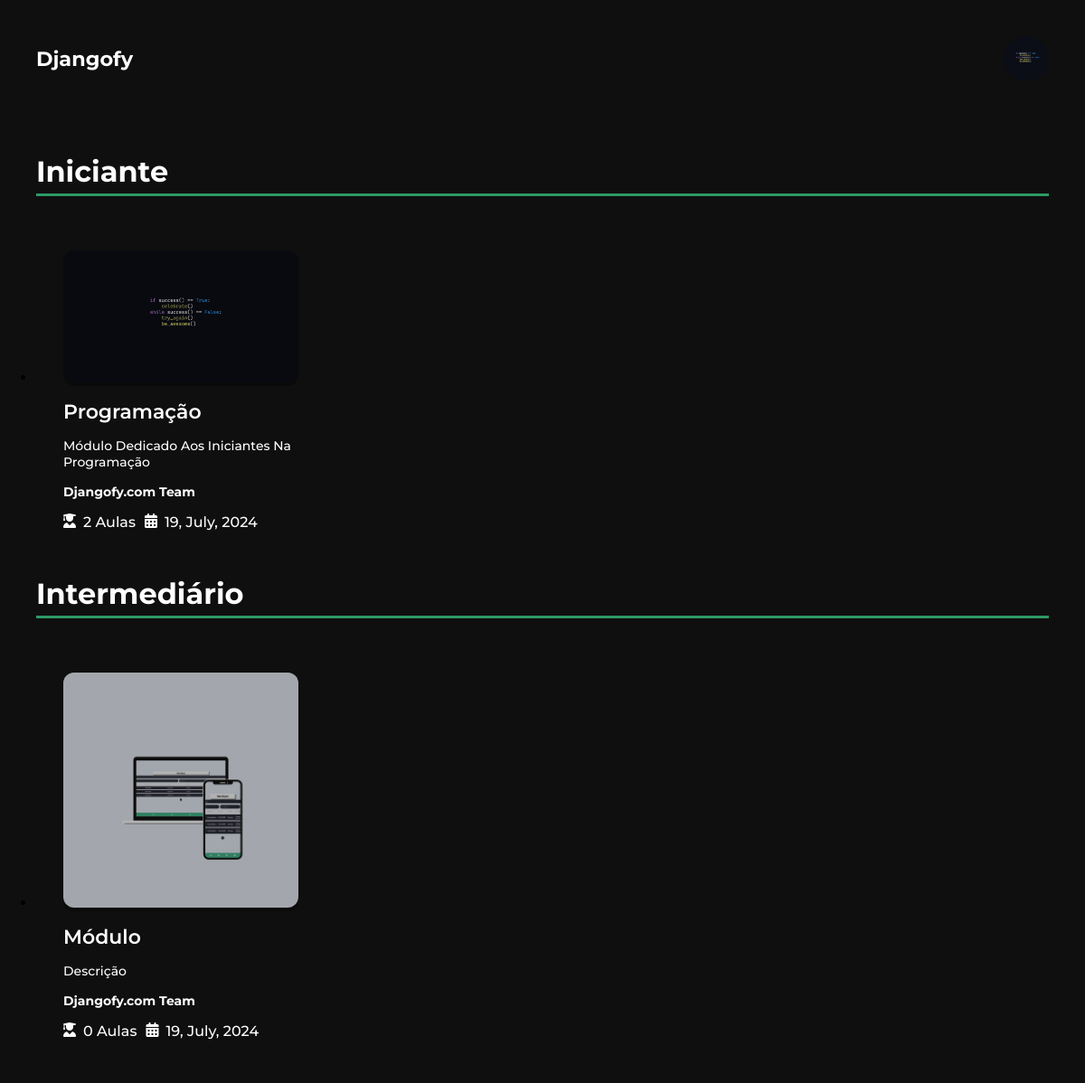
/ (signed in), run on the app's committed database.
### courseapp/models.py (models this page shows, shortened)
class UserProfile(models.Model):
    user = models.ForeignKey(User, on_delete=models.CASCADE)
    profileimg = models.ImageField(upload_to='profiles/', default='profiles/me.jpg')
    status = models.BooleanField(default=False)

class Topic(models.Model):
    title = models.CharField(max_length=200)

class Module(models.Model):
    title = models.CharField(max_length=200)
    description = models.TextField()
    image = models.ImageField(upload_to='module/',default='module/code bg.webp')
    status = models.BooleanField(default=False)
    date = models.DateTimeField(auto_now_add=True)
    classes = models.IntegerField(default=0)
    topic = models.ForeignKey('Topic', on_delete=models.CASCADE, related_name='topics')
    def formatted_date(self):
        return self.date.strftime("%d, %B, %Y")

### courseapp/views.py (the view)
# urls.py: path('', ViewHome, name='home'),
@login_required(login_url='signin')
def ViewHome(request):
    topics = Topic.objects.all()
    modules = Module.objects.all()
    user = UserProfile.objects.get(user=request.user)
    context = {
        'topics':topics,
        'modules':modules,
        'user':user,
        'STRIPE_PUBLIC_KEY':settings.STRIPE_PUBLIC_KEY
    }
    return render(request, 'home/home.html', context)

### templates/home/home.html (shortened to what this page needs)
{% load static %}
<!DOCTYPE html>
<html lang="en">
<head>
    <link rel="stylesheet" href="{% static 'css/index/style.css' %}">
    <link rel="stylesheet" href="{% static 'css/index/header.css' %}">
    <link rel="stylesheet" href="{% static 'css/index/module.css' %}">
    <link rel="stylesheet" href="https://cdn.jsdelivr.net/npm/@splidejs/splide@latest/dist/css/splide.min.css">
</head>
<body>
    {% include 'home/header.html' %}
    {% include 'home/modules.html' %}
</body>
</html>

### templates/home/header.html (shortened to what this page needs)
<header>
    <a id="logo">Djangofy</a>
    <div class="perfil">
        <div class="perfil-image">
            <img src="{{user.profileimg.url}}" alt="">
        </div>
    </div>
</header>

### templates/home/modules.html (shortened to what this page needs)
<section>
    <article>
        {% for topic in topics %}
            <p class="module-text">{{topic.title}}</p>
            <div class="splide" role="group" aria-label="Splide Basic HTML Example">
                <div class="splide__track">
                    <ul class="splide__list">
                        {% for module in topic.topics.all %}
                        <li class="splide__slide">
                            <div class="module" data-id='{{ module.id }}' id="{% if user.status %}free{% else %}{% if module.status %}stripebutton{% else %}free{% endif %}{% endif %}" data-url="{% url 'create-checkout-session' %}">
                                <div class="module-image">
                                    {% if user.status %}
                                        <img src="{{module.image.url}}" alt="">
                                        <div class="overlay"></div>
                                    {% endif %}
                                </div>
                                <p class="module-title">{{module.title}}</p>
                                <p class="module-description">{{module.description}}</p>
                                <p class="chess">Djangofy.com Team</p>
                                <div class="details">
                                    <div class="detail">
                                        <i class="fa-solid fa-user-graduate"></i>
                                        <p>{{module.videos.count}} Aulas</p>
                                    </div>
                                    <div class="detail">
                                        <i class="fa-solid fa-calendar-days"></i>
                                        <p>{{module.formatted_date}}</p>
                                    </div>
                                </div>
                            </div>
                        </li>
                        {% endfor %}
                    </ul>
                </div>
            </div>
        {% endfor %}
    </article>
</section>

### static/css/index/style.css (style rules this page uses)
* { padding: 0px; margin: 0px; box-sizing: border-box; font-family: "Montserrat", sans-serif; }
body { width: 100%; height: 100%; background-color: #0F0F0F; }
section { display: flex; flex-direction: column; gap: 50px; padding: 20px; }
section article { display: flex; flex-direction: column; gap: 20px; padding: 20px; border-radius: 12px; }

### static/css/index/header.css (style rules this page uses)
header { display: flex; justify-content: space-between; align-items: center; padding: 40px; width: 100%; background-color: #0F0F0F; }
header a#logo { color: white; font-size: 1.4em; font-weight: 700; cursor: pointer; }
header .perfil { display: flex; justify-content: center; align-items: center; gap: 12px; cursor: pointer; }
header .perfil .perfil-image { display: flex; justify-content: center; align-items: center; width: 50px; height: 50px; position: relative; }
header .perfil .perfil-image img { width: 100%; height: 100%; background-position: center; background-size: cover; object-fit: cover; object-position: center; border-radius: 50%; }

### static/css/index/module.css (style rules this page uses)
section article p.module-text { position: relative; font-size: 2em; font-weight: 700; padding-bottom: 8px; color: white; }
section article p.module-text::after { content: ''; position: absolute; width: 100%; left: 0%; bottom: 0; border-bottom: 3px solid #2D9964; }
section article .module { display: flex; flex-direction: column; gap: 15px; max-width: 300px; padding: 20px; border-radius: 12px; background-color: #0F0F0F; transition: transform 0.4s, box-shadow 0.4s; }
section article .module .module-image { position: relative; width: 100%; }
.overlay { position: absolute; width: 100%; height: 100%; bottom: 0; border-radius: 12px; background-color: rgba(0, 0, 0, 0.300); transition: 0.4s; }
section article .module .module-image img { width: 100%; object-fit: cover; object-position: center; border-radius: 12px; }
.module .module-title { color: white; font-size: 22px; font-weight: 600; }
.module .module-description { color: white; font-size: 14px; font-weight: 500; }
.chess { color: white; font-size: 14px; font-weight: 700; }
.details { display: flex; gap: 10px; }
.detail { display: flex; gap: 8px; color: white; }
.detail p { font-weight: 500; }
.splide__track { padding-top: 10px; }
.splide__slide { padding:10px; }

### data on the page
UserProfile: profileimg (picture)
Topic: title "Iniciante"
Module: image (picture), title "Programação", description "Módulo Dedicado Aos Iniciantes Na Programação", videos.count "2", formatted_date "19, July, 2024"
Topic: title "Intermediário"
Module: image (picture), title "Módulo", description "Descrição", videos.count "0", formatted_date "19, July, 2024"
